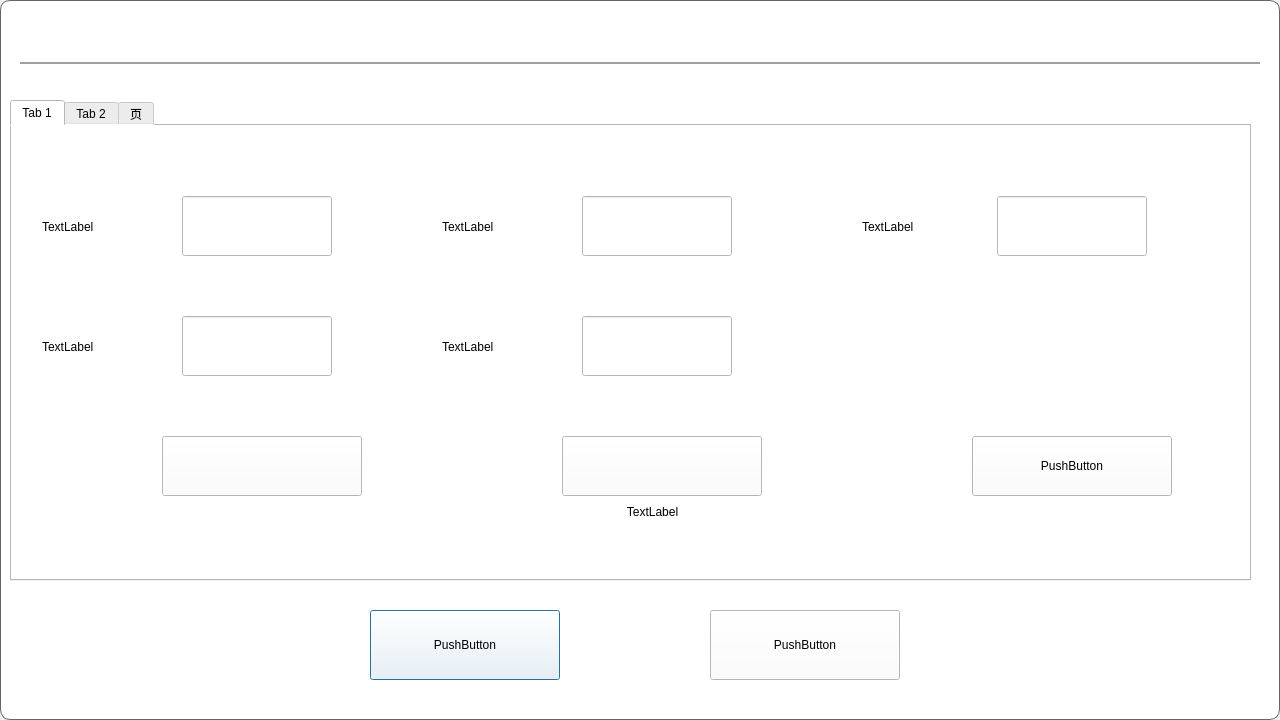
<?xml version="1.0" encoding="UTF-8"?>
<ui version="4.0">
 <class>setparameter</class>
 <widget class="QDialog" name="setparameter">
  <property name="geometry">
   <rect>
    <x>0</x>
    <y>0</y>
    <width>1280</width>
    <height>720</height>
   </rect>
  </property>
  <property name="sizePolicy">
   <sizepolicy hsizetype="Expanding" vsizetype="Expanding">
    <horstretch>0</horstretch>
    <verstretch>0</verstretch>
   </sizepolicy>
  </property>
  <property name="maximumSize">
   <size>
    <width>1600</width>
    <height>900</height>
   </size>
  </property>
  <property name="windowTitle">
   <string>Dialog</string>
  </property>
  <property name="styleSheet">
   <string notr="true">#wt_1{border:1px solid #666666;border-radius:10px;}</string>
  </property>
  <widget class="QWidget" name="wt_1" native="true">
   <property name="geometry">
    <rect>
     <x>0</x>
     <y>0</y>
     <width>1280</width>
     <height>720</height>
    </rect>
   </property>
   <property name="sizePolicy">
    <sizepolicy hsizetype="Preferred" vsizetype="Preferred">
     <horstretch>0</horstretch>
     <verstretch>0</verstretch>
    </sizepolicy>
   </property>
   <property name="focusPolicy">
    <enum>Qt::NoFocus</enum>
   </property>
   <property name="styleSheet">
    <string notr="true">background-color: rgb(255, 255, 255);</string>
   </property>
   <widget class="QLabel" name="lb_pagename">
    <property name="geometry">
     <rect>
      <x>10</x>
      <y>20</y>
      <width>221</width>
      <height>41</height>
     </rect>
    </property>
    <property name="styleSheet">
     <string notr="true"/>
    </property>
    <property name="text">
     <string/>
    </property>
    <property name="alignment">
     <set>Qt::AlignLeading|Qt::AlignLeft|Qt::AlignVCenter</set>
    </property>
   </widget>
   <widget class="QPushButton" name="bt_cancel">
    <property name="geometry">
     <rect>
      <x>370</x>
      <y>610</y>
      <width>190</width>
      <height>70</height>
     </rect>
    </property>
    <property name="focusPolicy">
     <enum>Qt::ClickFocus</enum>
    </property>
    <property name="text">
     <string>PushButton</string>
    </property>
   </widget>
   <widget class="QPushButton" name="bt_confirm">
    <property name="geometry">
     <rect>
      <x>710</x>
      <y>610</y>
      <width>190</width>
      <height>70</height>
     </rect>
    </property>
    <property name="focusPolicy">
     <enum>Qt::ClickFocus</enum>
    </property>
    <property name="text">
     <string>PushButton</string>
    </property>
   </widget>
   <widget class="QLabel" name="lb_line1">
    <property name="geometry">
     <rect>
      <x>20</x>
      <y>62</y>
      <width>1240</width>
      <height>2</height>
     </rect>
    </property>
    <property name="styleSheet">
     <string notr="true">background-color: rgb(160, 160, 160);</string>
    </property>
    <property name="text">
     <string/>
    </property>
   </widget>
   <widget class="QTabWidget" name="tabWidget">
    <property name="geometry">
     <rect>
      <x>10</x>
      <y>100</y>
      <width>1241</width>
      <height>481</height>
     </rect>
    </property>
    <property name="currentIndex">
     <number>0</number>
    </property>
    <widget class="QWidget" name="tab">
     <attribute name="title">
      <string>Tab 1</string>
     </attribute>
     <widget class="QLabel" name="lb_voice">
      <property name="geometry">
       <rect>
        <x>30</x>
        <y>200</y>
        <width>121</width>
        <height>41</height>
       </rect>
      </property>
      <property name="text">
       <string>TextLabel</string>
      </property>
     </widget>
     <widget class="QLabel" name="lb_retention">
      <property name="geometry">
       <rect>
        <x>430</x>
        <y>80</y>
        <width>131</width>
        <height>41</height>
       </rect>
      </property>
      <property name="text">
       <string>TextLabel</string>
      </property>
     </widget>
     <widget class="QLabel" name="lb_offfire">
      <property name="geometry">
       <rect>
        <x>30</x>
        <y>80</y>
        <width>131</width>
        <height>41</height>
       </rect>
      </property>
      <property name="text">
       <string>TextLabel</string>
      </property>
     </widget>
     <widget class="QPushButton" name="bt_readconf">
      <property name="geometry">
       <rect>
        <x>550</x>
        <y>310</y>
        <width>200</width>
        <height>60</height>
       </rect>
      </property>
      <property name="focusPolicy">
       <enum>Qt::ClickFocus</enum>
      </property>
      <property name="text">
       <string/>
      </property>
     </widget>
     <widget class="QLabel" name="lb_temp">
      <property name="geometry">
       <rect>
        <x>430</x>
        <y>200</y>
        <width>131</width>
        <height>41</height>
       </rect>
      </property>
      <property name="text">
       <string>TextLabel</string>
      </property>
     </widget>
     <widget class="QLabel" name="lb_standby">
      <property name="geometry">
       <rect>
        <x>850</x>
        <y>80</y>
        <width>121</width>
        <height>41</height>
       </rect>
      </property>
      <property name="text">
       <string>TextLabel</string>
      </property>
     </widget>
     <widget class="QLineEdit" name="le_temp">
      <property name="geometry">
       <rect>
        <x>570</x>
        <y>190</y>
        <width>150</width>
        <height>60</height>
       </rect>
      </property>
      <property name="focusPolicy">
       <enum>Qt::ClickFocus</enum>
      </property>
     </widget>
     <widget class="QLabel" name="lb_dispress">
      <property name="geometry">
       <rect>
        <x>560</x>
        <y>370</y>
        <width>161</width>
        <height>31</height>
       </rect>
      </property>
      <property name="text">
       <string>TextLabel</string>
      </property>
      <property name="alignment">
       <set>Qt::AlignCenter</set>
      </property>
     </widget>
     <widget class="QLineEdit" name="le_offfire">
      <property name="geometry">
       <rect>
        <x>170</x>
        <y>70</y>
        <width>150</width>
        <height>60</height>
       </rect>
      </property>
      <property name="focusPolicy">
       <enum>Qt::ClickFocus</enum>
      </property>
     </widget>
     <widget class="QLineEdit" name="le_retention">
      <property name="geometry">
       <rect>
        <x>570</x>
        <y>70</y>
        <width>150</width>
        <height>60</height>
       </rect>
      </property>
      <property name="focusPolicy">
       <enum>Qt::ClickFocus</enum>
      </property>
     </widget>
     <widget class="QLineEdit" name="le_standby">
      <property name="geometry">
       <rect>
        <x>985</x>
        <y>70</y>
        <width>150</width>
        <height>60</height>
       </rect>
      </property>
      <property name="focusPolicy">
       <enum>Qt::ClickFocus</enum>
      </property>
     </widget>
     <widget class="QLineEdit" name="le_voice">
      <property name="geometry">
       <rect>
        <x>170</x>
        <y>190</y>
        <width>150</width>
        <height>60</height>
       </rect>
      </property>
      <property name="focusPolicy">
       <enum>Qt::ClickFocus</enum>
      </property>
     </widget>
     <widget class="QPushButton" name="bt_recover">
      <property name="geometry">
       <rect>
        <x>150</x>
        <y>310</y>
        <width>200</width>
        <height>60</height>
       </rect>
      </property>
      <property name="focusPolicy">
       <enum>Qt::ClickFocus</enum>
      </property>
      <property name="text">
       <string/>
      </property>
     </widget>
     <widget class="QPushButton" name="bt_reboot">
      <property name="geometry">
       <rect>
        <x>960</x>
        <y>310</y>
        <width>200</width>
        <height>60</height>
       </rect>
      </property>
      <property name="focusPolicy">
       <enum>Qt::ClickFocus</enum>
      </property>
      <property name="text">
       <string>PushButton</string>
      </property>
     </widget>
     <zorder>le_offfire</zorder>
     <zorder>lb_voice</zorder>
     <zorder>lb_retention</zorder>
     <zorder>lb_offfire</zorder>
     <zorder>lb_temp</zorder>
     <zorder>lb_standby</zorder>
     <zorder>le_temp</zorder>
     <zorder>lb_dispress</zorder>
     <zorder>bt_readconf</zorder>
     <zorder>le_retention</zorder>
     <zorder>le_standby</zorder>
     <zorder>le_voice</zorder>
     <zorder>bt_recover</zorder>
     <zorder>bt_reboot</zorder>
    </widget>
    <widget class="QWidget" name="tab_2">
     <attribute name="title">
      <string>Tab 2</string>
     </attribute>
     <widget class="QLabel" name="lb_wifi">
      <property name="geometry">
       <rect>
        <x>30</x>
        <y>40</y>
        <width>101</width>
        <height>40</height>
       </rect>
      </property>
      <property name="text">
       <string>TextLabel</string>
      </property>
     </widget>
     <widget class="QPushButton" name="bt_wifi">
      <property name="geometry">
       <rect>
        <x>150</x>
        <y>30</y>
        <width>100</width>
        <height>50</height>
       </rect>
      </property>
      <property name="focusPolicy">
       <enum>Qt::NoFocus</enum>
      </property>
      <property name="text">
       <string/>
      </property>
     </widget>
     <widget class="QPushButton" name="bt_4G">
      <property name="geometry">
       <rect>
        <x>470</x>
        <y>30</y>
        <width>100</width>
        <height>50</height>
       </rect>
      </property>
      <property name="focusPolicy">
       <enum>Qt::NoFocus</enum>
      </property>
      <property name="text">
       <string/>
      </property>
     </widget>
     <widget class="QWidget" name="wt_pwd" native="true">
      <property name="geometry">
       <rect>
        <x>0</x>
        <y>110</y>
        <width>1221</width>
        <height>251</height>
       </rect>
      </property>
      <widget class="QLabel" name="lb_serverPort">
       <property name="geometry">
        <rect>
         <x>450</x>
         <y>160</y>
         <width>111</width>
         <height>40</height>
        </rect>
       </property>
       <property name="text">
        <string>TextLabel</string>
       </property>
       <property name="alignment">
        <set>Qt::AlignCenter</set>
       </property>
      </widget>
      <widget class="QLineEdit" name="le_ip">
       <property name="geometry">
        <rect>
         <x>130</x>
         <y>150</y>
         <width>250</width>
         <height>60</height>
        </rect>
       </property>
       <property name="focusPolicy">
        <enum>Qt::ClickFocus</enum>
       </property>
      </widget>
      <widget class="QLineEdit" name="le_port">
       <property name="geometry">
        <rect>
         <x>560</x>
         <y>150</y>
         <width>250</width>
         <height>60</height>
        </rect>
       </property>
       <property name="focusPolicy">
        <enum>Qt::ClickFocus</enum>
       </property>
      </widget>
      <widget class="QLabel" name="lb_serverIp">
       <property name="geometry">
        <rect>
         <x>20</x>
         <y>160</y>
         <width>101</width>
         <height>40</height>
        </rect>
       </property>
       <property name="text">
        <string>TextLabel</string>
       </property>
       <property name="alignment">
        <set>Qt::AlignCenter</set>
       </property>
      </widget>
      <widget class="QLineEdit" name="le_APN">
       <property name="geometry">
        <rect>
         <x>130</x>
         <y>40</y>
         <width>250</width>
         <height>60</height>
        </rect>
       </property>
       <property name="focusPolicy">
        <enum>Qt::ClickFocus</enum>
       </property>
      </widget>
      <widget class="QLabel" name="lb_user">
       <property name="geometry">
        <rect>
         <x>450</x>
         <y>50</y>
         <width>101</width>
         <height>40</height>
        </rect>
       </property>
       <property name="text">
        <string>TextLabel</string>
       </property>
       <property name="alignment">
        <set>Qt::AlignCenter</set>
       </property>
      </widget>
      <widget class="QLabel" name="lb_APN">
       <property name="geometry">
        <rect>
         <x>20</x>
         <y>50</y>
         <width>101</width>
         <height>40</height>
        </rect>
       </property>
       <property name="text">
        <string>TextLabel</string>
       </property>
       <property name="alignment">
        <set>Qt::AlignCenter</set>
       </property>
      </widget>
      <widget class="QLineEdit" name="le_user">
       <property name="geometry">
        <rect>
         <x>560</x>
         <y>40</y>
         <width>250</width>
         <height>60</height>
        </rect>
       </property>
       <property name="focusPolicy">
        <enum>Qt::ClickFocus</enum>
       </property>
      </widget>
      <widget class="QLineEdit" name="le_pwd">
       <property name="geometry">
        <rect>
         <x>950</x>
         <y>40</y>
         <width>250</width>
         <height>60</height>
        </rect>
       </property>
       <property name="focusPolicy">
        <enum>Qt::ClickFocus</enum>
       </property>
      </widget>
      <widget class="QLabel" name="lb_pwd">
       <property name="geometry">
        <rect>
         <x>840</x>
         <y>50</y>
         <width>101</width>
         <height>40</height>
        </rect>
       </property>
       <property name="text">
        <string>TextLabel</string>
       </property>
       <property name="alignment">
        <set>Qt::AlignCenter</set>
       </property>
      </widget>
      <zorder>lb_serverPort</zorder>
      <zorder>le_port</zorder>
      <zorder>lb_serverIp</zorder>
      <zorder>le_ip</zorder>
      <zorder>le_APN</zorder>
      <zorder>lb_user</zorder>
      <zorder>lb_APN</zorder>
      <zorder>le_user</zorder>
      <zorder>le_pwd</zorder>
      <zorder>lb_pwd</zorder>
     </widget>
     <widget class="QLabel" name="lb_4G">
      <property name="geometry">
       <rect>
        <x>350</x>
        <y>40</y>
        <width>111</width>
        <height>40</height>
       </rect>
      </property>
      <property name="text">
       <string>TextLabel</string>
      </property>
     </widget>
     <widget class="QWidget" name="wt_wifi" native="true">
      <property name="geometry">
       <rect>
        <x>0</x>
        <y>109</y>
        <width>1221</width>
        <height>341</height>
       </rect>
      </property>
      <widget class="QLabel" name="lb_now">
       <property name="geometry">
        <rect>
         <x>30</x>
         <y>20</y>
         <width>131</width>
         <height>40</height>
        </rect>
       </property>
       <property name="text">
        <string>TextLabel</string>
       </property>
      </widget>
      <widget class="QLabel" name="lb_ssid">
       <property name="geometry">
        <rect>
         <x>30</x>
         <y>80</y>
         <width>231</width>
         <height>40</height>
        </rect>
       </property>
       <property name="text">
        <string>TextLabel</string>
       </property>
      </widget>
      <widget class="QLabel" name="lb_wifiIp">
       <property name="geometry">
        <rect>
         <x>30</x>
         <y>200</y>
         <width>231</width>
         <height>40</height>
        </rect>
       </property>
       <property name="text">
        <string>TextLabel</string>
       </property>
      </widget>
      <widget class="QListWidget" name="lt_wifi">
       <property name="geometry">
        <rect>
         <x>260</x>
         <y>0</y>
         <width>720</width>
         <height>330</height>
        </rect>
       </property>
      </widget>
      <widget class="QPushButton" name="bt_refresh">
       <property name="geometry">
        <rect>
         <x>1000</x>
         <y>0</y>
         <width>150</width>
         <height>80</height>
        </rect>
       </property>
       <property name="focusPolicy">
        <enum>Qt::NoFocus</enum>
       </property>
       <property name="text">
        <string/>
       </property>
      </widget>
      <widget class="QLabel" name="lb_nowip">
       <property name="geometry">
        <rect>
         <x>30</x>
         <y>140</y>
         <width>131</width>
         <height>40</height>
        </rect>
       </property>
       <property name="text">
        <string>TextLabel</string>
       </property>
      </widget>
     </widget>
     <zorder>wt_wifi</zorder>
     <zorder>wt_pwd</zorder>
     <zorder>lb_wifi</zorder>
     <zorder>bt_wifi</zorder>
     <zorder>bt_4G</zorder>
     <zorder>lb_4G</zorder>
    </widget>
    <widget class="QWidget" name="tab_3">
     <attribute name="title">
      <string>页</string>
     </attribute>
     <widget class="QLabel" name="lb_version">
      <property name="geometry">
       <rect>
        <x>30</x>
        <y>30</y>
        <width>100</width>
        <height>40</height>
       </rect>
      </property>
      <property name="text">
       <string>TextLabel</string>
      </property>
     </widget>
     <widget class="QLabel" name="lb_sn">
      <property name="geometry">
       <rect>
        <x>30</x>
        <y>70</y>
        <width>100</width>
        <height>40</height>
       </rect>
      </property>
      <property name="text">
       <string>TextLabel</string>
      </property>
     </widget>
     <widget class="QLabel" name="lb_mode">
      <property name="geometry">
       <rect>
        <x>30</x>
        <y>110</y>
        <width>100</width>
        <height>40</height>
       </rect>
      </property>
      <property name="text">
       <string>TextLabel</string>
      </property>
     </widget>
     <widget class="QLabel" name="lb_ip">
      <property name="geometry">
       <rect>
        <x>30</x>
        <y>150</y>
        <width>100</width>
        <height>40</height>
       </rect>
      </property>
      <property name="text">
       <string>TextLabel</string>
      </property>
     </widget>
     <widget class="QLabel" name="lb_mac">
      <property name="geometry">
       <rect>
        <x>30</x>
        <y>190</y>
        <width>100</width>
        <height>40</height>
       </rect>
      </property>
      <property name="text">
       <string>TextLabel</string>
      </property>
     </widget>
     <widget class="QLabel" name="lb_dismac">
      <property name="geometry">
       <rect>
        <x>150</x>
        <y>190</y>
        <width>300</width>
        <height>40</height>
       </rect>
      </property>
      <property name="text">
       <string>TextLabel</string>
      </property>
     </widget>
     <widget class="QLabel" name="lb_disip">
      <property name="geometry">
       <rect>
        <x>150</x>
        <y>150</y>
        <width>300</width>
        <height>40</height>
       </rect>
      </property>
      <property name="text">
       <string>TextLabel</string>
      </property>
     </widget>
     <widget class="QLabel" name="lb_disversion">
      <property name="geometry">
       <rect>
        <x>150</x>
        <y>30</y>
        <width>300</width>
        <height>40</height>
       </rect>
      </property>
      <property name="text">
       <string>TextLabel</string>
      </property>
     </widget>
     <widget class="QLabel" name="lb_dissn">
      <property name="geometry">
       <rect>
        <x>150</x>
        <y>70</y>
        <width>300</width>
        <height>40</height>
       </rect>
      </property>
      <property name="text">
       <string>TextLabel</string>
      </property>
     </widget>
     <widget class="QLabel" name="lb_dismode">
      <property name="geometry">
       <rect>
        <x>150</x>
        <y>110</y>
        <width>300</width>
        <height>40</height>
       </rect>
      </property>
      <property name="text">
       <string>TextLabel</string>
      </property>
     </widget>
    </widget>
   </widget>
   <zorder>bt_cancel</zorder>
   <zorder>bt_confirm</zorder>
   <zorder>lb_pagename</zorder>
   <zorder>lb_line1</zorder>
   <zorder>tabWidget</zorder>
  </widget>
 </widget>
 <resources/>
 <connections/>
</ui>
